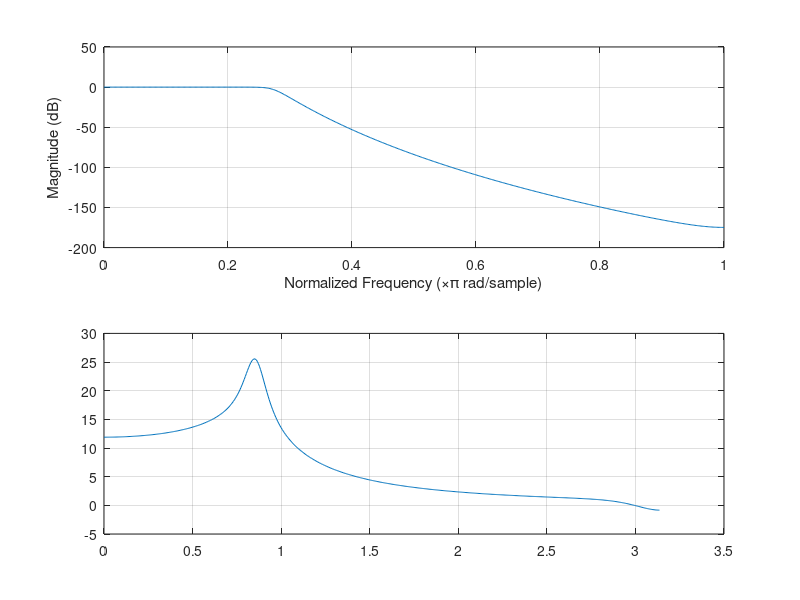

Recreate this plot in MATLAB.
%% *A lowpass digital filter’s specifications are given by:*
%% *𝜔𝑠 = 0.4𝜋 𝑟𝑎𝑑𝑖𝑎𝑛𝑠, 𝜔𝑝 = 0.25 𝑟𝑎𝑑𝑖𝑎𝑛𝑠, 𝐴𝑠 = 50 𝑑𝐵, 𝐴𝑝 = 0.25 𝑑𝐵*

% Digital Filter Specifications:
wp = 0.25*pi; % digital Passband freq in Hz
ws = 0.4*pi; % digital Stopband freq in Hz
Ap = 0.25; % Passband ripple in dB
As = 50; % Stopband attenuation in dB

Td = 1;
% *a. Using an impulse invariance approach, find H(z) that satisfies the above specifications with monotonic passband and stopband.*
% 
% 
% Design the analog lowpass filter Hc(s).

[N,Omegac] = buttord(wp,ws,Ap,As,'s')
[C,D] = butter(N,Omegac,'s')
%% 
% We obtain the desired digital filter H(z) = B(z)/A(z) using the coefficients 
% in the arrays B and A.

[B,A] = impinvar(C,D,1/Td)
% *b. Provide design plots in the form of log-magnitude, phase, group-delay, and*
% *impulse responses.*

freqz(B,A)
impz(B,A)
grpdelay(B,A)